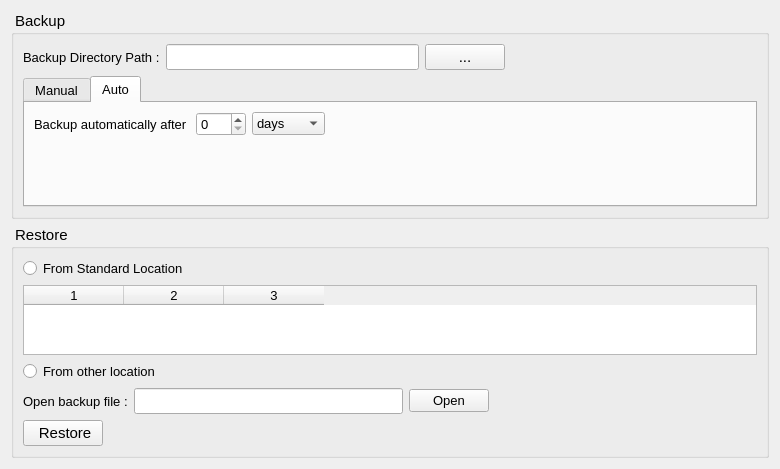
<?xml version="1.0" encoding="UTF-8"?>
<ui version="4.0">
 <class>BackupRestoreWidget</class>
 <widget class="QWidget" name="BackupRestoreWidget">
  <property name="geometry">
   <rect>
    <x>0</x>
    <y>0</y>
    <width>780</width>
    <height>457</height>
   </rect>
  </property>
  <property name="windowTitle">
   <string>Form</string>
  </property>
  <layout class="QVBoxLayout" name="verticalLayout_3">
   <item>
    <widget class="QGroupBox" name="groupBox">
     <property name="sizePolicy">
      <sizepolicy hsizetype="Preferred" vsizetype="Fixed">
       <horstretch>0</horstretch>
       <verstretch>0</verstretch>
      </sizepolicy>
     </property>
     <property name="font">
      <font>
       <pointsize>11</pointsize>
       <weight>50</weight>
       <italic>false</italic>
       <bold>false</bold>
      </font>
     </property>
     <property name="title">
      <string> Backup </string>
     </property>
     <layout class="QVBoxLayout" name="verticalLayout_2">
      <item>
       <layout class="QHBoxLayout" name="horizontalLayout">
        <item>
         <widget class="QLabel" name="label">
          <property name="font">
           <font>
            <pointsize>10</pointsize>
           </font>
          </property>
          <property name="text">
           <string>Backup Directory Path :</string>
          </property>
         </widget>
        </item>
        <item>
         <widget class="QLineEdit" name="backupDirectoryPath"/>
        </item>
        <item>
         <widget class="QPushButton" name="backupDirectoryButton">
          <property name="text">
           <string>...</string>
          </property>
         </widget>
        </item>
        <item>
         <spacer name="horizontalSpacer">
          <property name="orientation">
           <enum>Qt::Horizontal</enum>
          </property>
          <property name="sizeHint" stdset="0">
           <size>
            <width>40</width>
            <height>20</height>
           </size>
          </property>
         </spacer>
        </item>
       </layout>
      </item>
      <item>
       <widget class="QTabWidget" name="tabWidget">
        <property name="font">
         <font>
          <pointsize>10</pointsize>
         </font>
        </property>
        <property name="currentIndex">
         <number>1</number>
        </property>
        <widget class="QWidget" name="tab">
         <attribute name="title">
          <string>Manual</string>
         </attribute>
         <layout class="QVBoxLayout" name="verticalLayout">
          <item>
           <widget class="QCheckBox" name="checkBox">
            <property name="text">
             <string>Copy to directory</string>
            </property>
           </widget>
          </item>
          <item>
           <layout class="QHBoxLayout" name="horizontalLayout_3">
            <item>
             <widget class="QLabel" name="label_2">
              <property name="text">
               <string>Directory Path :</string>
              </property>
             </widget>
            </item>
            <item>
             <widget class="QLineEdit" name="lineEdit_2"/>
            </item>
            <item>
             <widget class="QPushButton" name="pushButton_3">
              <property name="text">
               <string>...</string>
              </property>
             </widget>
            </item>
            <item>
             <spacer name="horizontalSpacer_3">
              <property name="orientation">
               <enum>Qt::Horizontal</enum>
              </property>
              <property name="sizeHint" stdset="0">
               <size>
                <width>40</width>
                <height>20</height>
               </size>
              </property>
             </spacer>
            </item>
           </layout>
          </item>
          <item>
           <layout class="QHBoxLayout" name="horizontalLayout_2">
            <item>
             <widget class="QPushButton" name="pushButton_2">
              <property name="font">
               <font>
                <pointsize>11</pointsize>
               </font>
              </property>
              <property name="text">
               <string> Backup </string>
              </property>
             </widget>
            </item>
            <item>
             <spacer name="horizontalSpacer_2">
              <property name="orientation">
               <enum>Qt::Horizontal</enum>
              </property>
              <property name="sizeHint" stdset="0">
               <size>
                <width>538</width>
                <height>20</height>
               </size>
              </property>
             </spacer>
            </item>
           </layout>
          </item>
         </layout>
        </widget>
        <widget class="QWidget" name="tab_2">
         <attribute name="title">
          <string>Auto</string>
         </attribute>
         <layout class="QVBoxLayout" name="verticalLayout_4">
          <item>
           <layout class="QHBoxLayout" name="horizontalLayout_4">
            <item>
             <widget class="QLabel" name="label_3">
              <property name="sizePolicy">
               <sizepolicy hsizetype="Fixed" vsizetype="Preferred">
                <horstretch>0</horstretch>
                <verstretch>0</verstretch>
               </sizepolicy>
              </property>
              <property name="text">
               <string>Backup automatically after </string>
              </property>
             </widget>
            </item>
            <item>
             <widget class="QSpinBox" name="spinBox">
              <property name="sizePolicy">
               <sizepolicy hsizetype="Fixed" vsizetype="Fixed">
                <horstretch>0</horstretch>
                <verstretch>0</verstretch>
               </sizepolicy>
              </property>
              <property name="minimumSize">
               <size>
                <width>50</width>
                <height>0</height>
               </size>
              </property>
              <property name="maximumSize">
               <size>
                <width>50</width>
                <height>16777215</height>
               </size>
              </property>
             </widget>
            </item>
            <item>
             <widget class="QComboBox" name="comboBox">
              <property name="sizePolicy">
               <sizepolicy hsizetype="Preferred" vsizetype="Fixed">
                <horstretch>0</horstretch>
                <verstretch>0</verstretch>
               </sizepolicy>
              </property>
              <item>
               <property name="text">
                <string>days</string>
               </property>
              </item>
              <item>
               <property name="text">
                <string>weeks</string>
               </property>
              </item>
              <item>
               <property name="text">
                <string>months</string>
               </property>
              </item>
             </widget>
            </item>
            <item>
             <spacer name="horizontalSpacer_5">
              <property name="orientation">
               <enum>Qt::Horizontal</enum>
              </property>
              <property name="sizeHint" stdset="0">
               <size>
                <width>40</width>
                <height>20</height>
               </size>
              </property>
             </spacer>
            </item>
           </layout>
          </item>
          <item>
           <spacer name="verticalSpacer">
            <property name="orientation">
             <enum>Qt::Vertical</enum>
            </property>
            <property name="sizeHint" stdset="0">
             <size>
              <width>20</width>
              <height>54</height>
             </size>
            </property>
           </spacer>
          </item>
         </layout>
        </widget>
       </widget>
      </item>
     </layout>
    </widget>
   </item>
   <item>
    <widget class="QGroupBox" name="groupBox_2">
     <property name="font">
      <font>
       <pointsize>11</pointsize>
      </font>
     </property>
     <property name="title">
      <string> Restore </string>
     </property>
     <layout class="QVBoxLayout" name="verticalLayout_5">
      <item>
       <widget class="QRadioButton" name="radioButton">
        <property name="font">
         <font>
          <pointsize>10</pointsize>
         </font>
        </property>
        <property name="text">
         <string>From Standard Location</string>
        </property>
       </widget>
      </item>
      <item>
       <widget class="QTableWidget" name="tableWidget">
        <property name="font">
         <font>
          <pointsize>10</pointsize>
         </font>
        </property>
        <property name="columnCount">
         <number>3</number>
        </property>
        <column/>
        <column/>
        <column/>
       </widget>
      </item>
      <item>
       <widget class="QRadioButton" name="radioButton_2">
        <property name="font">
         <font>
          <pointsize>10</pointsize>
         </font>
        </property>
        <property name="text">
         <string>From other location</string>
        </property>
       </widget>
      </item>
      <item>
       <layout class="QHBoxLayout" name="horizontalLayout_5">
        <item>
         <widget class="QLabel" name="label_4">
          <property name="font">
           <font>
            <pointsize>10</pointsize>
           </font>
          </property>
          <property name="text">
           <string>Open backup file :</string>
          </property>
         </widget>
        </item>
        <item>
         <widget class="QLineEdit" name="lineEdit_3"/>
        </item>
        <item>
         <widget class="QPushButton" name="pushButton_4">
          <property name="font">
           <font>
            <pointsize>10</pointsize>
           </font>
          </property>
          <property name="text">
           <string>Open</string>
          </property>
         </widget>
        </item>
        <item>
         <spacer name="horizontalSpacer_4">
          <property name="orientation">
           <enum>Qt::Horizontal</enum>
          </property>
          <property name="sizeHint" stdset="0">
           <size>
            <width>40</width>
            <height>20</height>
           </size>
          </property>
         </spacer>
        </item>
       </layout>
      </item>
      <item>
       <layout class="QHBoxLayout" name="horizontalLayout_6">
        <item>
         <widget class="QPushButton" name="pushButton_5">
          <property name="text">
           <string> Restore</string>
          </property>
         </widget>
        </item>
        <item>
         <spacer name="horizontalSpacer_6">
          <property name="orientation">
           <enum>Qt::Horizontal</enum>
          </property>
          <property name="sizeHint" stdset="0">
           <size>
            <width>40</width>
            <height>20</height>
           </size>
          </property>
         </spacer>
        </item>
       </layout>
      </item>
     </layout>
    </widget>
   </item>
  </layout>
 </widget>
 <resources/>
 <connections/>
</ui>
